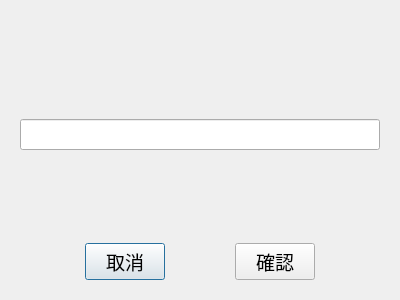
<?xml version="1.0" encoding="UTF-8"?>
<ui version="4.0">
 <class>DialogMsg</class>
 <widget class="QDialog" name="DialogMsg">
  <property name="geometry">
   <rect>
    <x>0</x>
    <y>0</y>
    <width>400</width>
    <height>300</height>
   </rect>
  </property>
  <property name="font">
   <font>
    <pointsize>14</pointsize>
   </font>
  </property>
  <property name="windowTitle">
   <string>Dialog</string>
  </property>
  <layout class="QGridLayout" name="gridLayout">
   <item row="2" column="0">
    <widget class="QWidget" name="widget_2" native="true">
     <property name="sizePolicy">
      <sizepolicy hsizetype="Preferred" vsizetype="Maximum">
       <horstretch>0</horstretch>
       <verstretch>0</verstretch>
      </sizepolicy>
     </property>
     <layout class="QHBoxLayout" name="horizontalLayout">
      <item>
       <spacer name="horizontalSpacer">
        <property name="orientation">
         <enum>Qt::Horizontal</enum>
        </property>
        <property name="sizeHint" stdset="0">
         <size>
          <width>40</width>
          <height>20</height>
         </size>
        </property>
       </spacer>
      </item>
      <item>
       <widget class="QPushButton" name="btnCancel">
        <property name="text">
         <string>取消</string>
        </property>
       </widget>
      </item>
      <item>
       <spacer name="horizontalSpacer_2">
        <property name="orientation">
         <enum>Qt::Horizontal</enum>
        </property>
        <property name="sizeHint" stdset="0">
         <size>
          <width>40</width>
          <height>20</height>
         </size>
        </property>
       </spacer>
      </item>
      <item>
       <widget class="QPushButton" name="btnOk">
        <property name="text">
         <string>確認</string>
        </property>
       </widget>
      </item>
      <item>
       <spacer name="horizontalSpacer_3">
        <property name="orientation">
         <enum>Qt::Horizontal</enum>
        </property>
        <property name="sizeHint" stdset="0">
         <size>
          <width>40</width>
          <height>20</height>
         </size>
        </property>
       </spacer>
      </item>
     </layout>
    </widget>
   </item>
   <item row="1" column="0">
    <widget class="QStackedWidget" name="stackedWidget">
     <property name="currentIndex">
      <number>1</number>
     </property>
     <widget class="QWidget" name="page0">
      <layout class="QGridLayout" name="gridLayout_2">
       <item row="0" column="0">
        <widget class="QLabel" name="lbMsg">
         <property name="text">
          <string>TextLabel</string>
         </property>
         <property name="alignment">
          <set>Qt::AlignCenter</set>
         </property>
        </widget>
       </item>
      </layout>
     </widget>
     <widget class="QWidget" name="pageInput">
      <layout class="QGridLayout" name="gridLayout_3">
       <item row="0" column="0">
        <widget class="QLineEdit" name="txInput"/>
       </item>
      </layout>
     </widget>
    </widget>
   </item>
   <item row="0" column="0">
    <widget class="QLabel" name="lbTitle">
     <property name="font">
      <font>
       <pointsize>16</pointsize>
      </font>
     </property>
     <property name="text">
      <string/>
     </property>
     <property name="alignment">
      <set>Qt::AlignCenter</set>
     </property>
    </widget>
   </item>
  </layout>
 </widget>
 <resources/>
 <connections/>
</ui>
